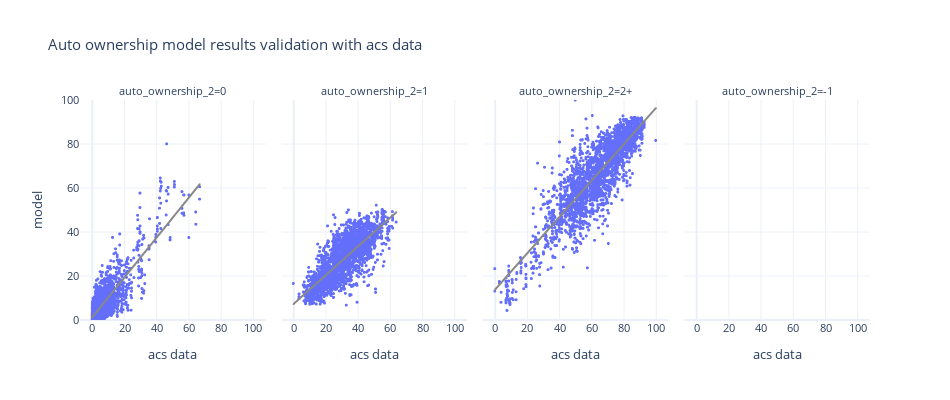

Write notebook code for a chart like this one.
### Code cell
df_plot = pd.pivot(bg_auto_ownership, index=['block_group_id','auto_ownership_2'], columns='source', values='percentage').reset_index()



fig = px.scatter(df_plot, x="acs data", y="model", trendline="ols", trendline_color_override='rgb(136, 136, 136)',
                 template="plotly_white",
                 facet_col='auto_ownership_2', height=400, width=1000,
                 title="Auto ownership model results validation with acs data")
fig.update_xaxes(dtick=20)
fig.update_yaxes(dtick=20,range=[0, 100])
fig.update_traces(marker_size=3)
fig.update_layout(height=400, width=950, font=dict(size=11))
fig.show()

### Figure 1 — Plotly figure (JSON) as saved in the notebook; plotly's stock layout.template omitted (floating-point values rounded to 4 significant figures; data arrays with more than 128 entries replaced by an {"elided": "..."} marker saying what was removed)
{"data": [{"hovertemplate": "auto_ownership_2=0<br>acs data=%{x}<br>model=%{y}<extra></extra>", "legendgroup": "", "marker": {"color": "#636efa", "size": 3, "symbol": "circle"}, "mode": "markers", "name": "", "showlegend": false, "type": "scattergl", "x": {"elided": "2641 float values"}, "xaxis": "x", "y": {"elided": "2641 float values"}, "yaxis": "y"}, {"hovertemplate": "<b>OLS trendline</b><br>model = 0.90645 * acs data + 1.2283<br>R<sup>2</sup>=0.723563<br><br>auto_ownership_2=0<br>acs data=%{x}<br>model=%{y} <b>(trend)</b><extra></extra>", "legendgroup": "", "line": {"color": "rgb(136, 136, 136)"}, "marker": {"color": "#636efa", "size": 3, "symbol": "circle"}, "mode": "lines", "name": "", "showlegend": false, "type": "scattergl", "x": {"elided": "2628 float values"}, "xaxis": "x", "y": {"elided": "2628 float values"}, "yaxis": "y"}, {"hovertemplate": "auto_ownership_2=1<br>acs data=%{x}<br>model=%{y}<extra></extra>", "legendgroup": "", "marker": {"color": "#636efa", "size": 3, "symbol": "circle"}, "mode": "markers", "name": "", "showlegend": false, "type": "scattergl", "x": {"elided": "2641 float values"}, "xaxis": "x2", "y": {"elided": "2641 float values"}, "yaxis": "y2"}, {"hovertemplate": "<b>OLS trendline</b><br>model = 0.652792 * acs data + 7.18553<br>R<sup>2</sup>=0.619382<br><br>auto_ownership_2=1<br>acs data=%{x}<br>model=%{y} <b>(trend)</b><extra></extra>", "legendgroup": "", "line": {"color": "rgb(136, 136, 136)"}, "marker": {"color": "#636efa", "size": 3, "symbol": "circle"}, "mode": "lines", "name": "", "showlegend": false, "type": "scattergl", "x": {"elided": "2633 float values"}, "xaxis": "x2", "y": {"elided": "2633 float values"}, "yaxis": "y2"}, {"hovertemplate": "auto_ownership_2=2+<br>acs data=%{x}<br>model=%{y}<extra></extra>", "legendgroup": "", "marker": {"color": "#636efa", "size": 3, "symbol": "circle"}, "mode": "markers", "name": "", "showlegend": false, "type": "scattergl", "x": {"elided": "2641 float values"}, "xaxis": "x3", "y": {"elided": "2641 float values"}, "yaxis": "y3"}, {"hovertemplate": "<b>OLS trendline</b><br>model = 0.825989 * acs data + 13.662<br>R<sup>2</sup>=0.754712<br><br>auto_ownership_2=2+<br>acs data=%{x}<br>model=%{y} <b>(trend)</b><extra></extra>", "legendgroup": "", "line": {"color": "rgb(136, 136, 136)"}, "marker": {"color": "#636efa", "size": 3, "symbol": "circle"}, "mode": "lines", "name": "", "showlegend": false, "type": "scattergl", "x": {"elided": "2634 float values"}, "xaxis": "x3", "y": {"elided": "2634 float values"}, "yaxis": "y3"}, {"hovertemplate": "auto_ownership_2=-1<br>acs data=%{x}<br>model=%{y}<extra></extra>", "legendgroup": "", "marker": {"color": "#636efa", "size": 3, "symbol": "circle"}, "mode": "markers", "name": "", "showlegend": false, "type": "scattergl", "x": [null], "xaxis": "x4", "y": [null], "yaxis": "y4"}, {"hovertemplate": "auto_ownership_2=-1<extra></extra>", "legendgroup": "", "line": {"color": "rgb(136, 136, 136)"}, "marker": {"color": "#636efa", "size": 3, "symbol": "circle"}, "mode": "lines", "name": "", "showlegend": false, "type": "scattergl", "xaxis": "x4", "yaxis": "y4"}], "layout": {"annotations": [{"font": {}, "showarrow": false, "text": "auto_ownership_2=0", "x": 0.1175, "xanchor": "center", "xref": "paper", "y": 1.0, "yanchor": "bottom", "yref": "paper"}, {"font": {}, "showarrow": false, "text": "auto_ownership_2=1", "x": 0.3725, "xanchor": "center", "xref": "paper", "y": 1.0, "yanchor": "bottom", "yref": "paper"}, {"font": {}, "showarrow": false, "text": "auto_ownership_2=2+", "x": 0.6275, "xanchor": "center", "xref": "paper", "y": 1.0, "yanchor": "bottom", "yref": "paper"}, {"font": {}, "showarrow": false, "text": "auto_ownership_2=-1", "x": 0.8825, "xanchor": "center", "xref": "paper", "y": 1.0, "yanchor": "bottom", "yref": "paper"}], "font": {"size": 11}, "height": 400, "legend": {"tracegroupgap": 0}, "title": {"text": "Auto ownership model results validation with acs data"}, "width": 950, "xaxis": {"anchor": "y", "domain": [0.0, 0.235], "dtick": 20, "title": {"text": "acs data"}}, "xaxis2": {"anchor": "y2", "domain": [0.255, 0.49], "dtick": 20, "matches": "x", "title": {"text": "acs data"}}, "xaxis3": {"anchor": "y3", "domain": [0.51, 0.745], "dtick": 20, "matches": "x", "title": {"text": "acs data"}}, "xaxis4": {"anchor": "y4", "domain": [0.765, 1.0], "dtick": 20, "matches": "x", "title": {"text": "acs data"}}, "yaxis": {"anchor": "x", "domain": [0.0, 1.0], "dtick": 20, "range": [0, 100], "title": {"text": "model"}}, "yaxis2": {"anchor": "x2", "domain": [0.0, 1.0], "dtick": 20, "matches": "y", "range": [0, 100], "showticklabels": false}, "yaxis3": {"anchor": "x3", "domain": [0.0, 1.0], "dtick": 20, "matches": "y", "range": [0, 100], "showticklabels": false}, "yaxis4": {"anchor": "x4", "domain": [0.0, 1.0], "dtick": 20, "matches": "y", "range": [0, 100], "showticklabels": false}}}
